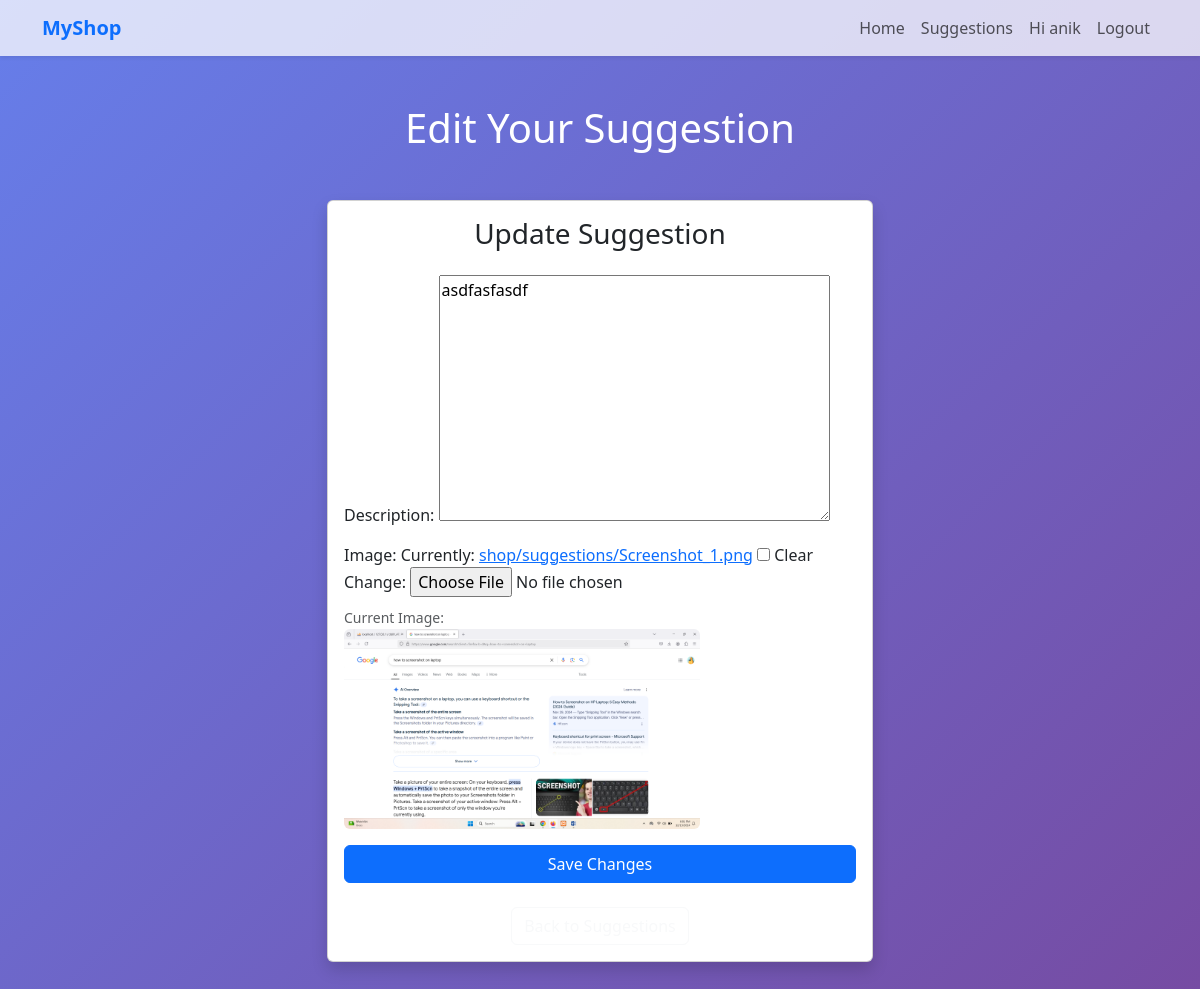
Screenshot of /suggestion/edit/11/ (signed in) with the database file from the repository.
### shop/models.py (models this page shows, shortened)
class Suggestion(models.Model):
    user = models.ForeignKey(User, on_delete=models.CASCADE)
    description = models.TextField()
    image = models.ImageField(upload_to='shop/suggestions', blank=True, null=True)
    created_at = models.DateTimeField(auto_now_add=True)

### shop/views.py (the view)
# urls.py: path('suggestion/edit/<int:pk>/', views.edit_suggestion, name='edit_suggestion'),
def edit_suggestion(request, pk):
    suggestion = get_object_or_404(Suggestion, pk=pk)
    if request.user != suggestion.user:
        return redirect('suggestion_page')
    if request.method == 'POST':
        form = SuggestionForm(request.POST, request.FILES, instance=suggestion)
        if form.is_valid():
            form.save()
            return redirect('suggestion_page')
    else:
        form = SuggestionForm(instance=suggestion)
    return render(request, 'shop/edit_suggestion.html', {
        'form': form,
        'suggestion': suggestion
    })

### shop/forms.py
class SuggestionForm(forms.ModelForm):
    class Meta:
        model = Suggestion
        fields = ['description', 'image']

### shop/templates/shop/edit_suggestion.html (shortened to what this page needs)
<!DOCTYPE html>
<html lang="en">
<head>
    <link href="https://cdn.jsdelivr.net/npm/bootstrap@5.3.0/dist/css/bootstrap.min.css" rel="stylesheet" />
</head>
<body>
    <nav class="navbar navbar-expand-lg navbar-light bg-white bg-opacity-75 shadow-sm">
        <div class="container">
            <a class="navbar-brand fw-bold text-primary" href="#">MyShop</a>
            <div class="navbar-nav ms-auto">
                <a class="nav-link" href="#">Home</a>
                <a class="nav-link" href="{% url 'suggestion_page' %}">Suggestions</a>
                {% if user.is_authenticated %}
                <span class="nav-link">Hi {{ user.username }}</span>
                <a class="nav-link" href="#">Logout</a>
                {% else %}
                <a class="nav-link" href="#">Login</a>
                {% endif %}
            </div>
        </div>
    </nav>
    <div class="container py-5">
        <h1 class="text-center text-white mb-5">Edit Your Suggestion</h1>
        <div class="row">
            <div class="col-lg-6 mx-auto">
                <div class="card shadow">
                    <div class="card-body">
                        <h3 class="text-center mb-4">Update Suggestion</h3>
                        <form method="post" enctype="multipart/form-data">
                            <div class="mb-3">
                                {{ form.description.label_tag }}
                                {{ form.description }}
                            </div>
                            <div class="mb-3">
                                {{ form.image.label_tag }}
                                {{ form.image }}
                                {% if suggestion.image %}
                                <div class="mt-2">
                                    <small class="text-muted">Current Image:</small><br />
                                    <img src="{{ suggestion.image.url }}" class="img-fluid rounded" style="max-height: 200px;" alt="Current Image" />
                                </div>
                                {% endif %}
                            </div>
                            <div class="d-grid">
                                <button type="submit" class="btn btn-primary">Save Changes</button>
                            </div>
                        </form>
                        <div class="text-center mt-4">
                            <a href="{% url 'suggestion_page' %}" class="btn btn-outline-light">Back to Suggestions</a>
                        </div>
                    </div>
                </div>
            </div>
        </div>
    </div>
</body>
</html>

### shop/templates/shop/edit_suggestion.html (style rules this page uses)
body { background: linear-gradient(135deg, #667eea, #764ba2); min-height: 100vh; }

### rows the page displays
Suggestion: description "asdfasfasdf", image (picture)

### other values shown
{{ user.username }} "anik"
